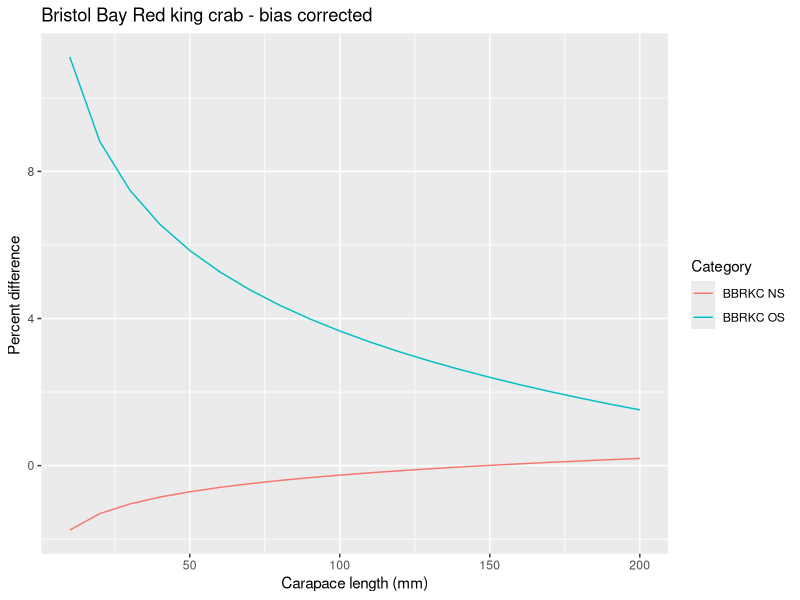
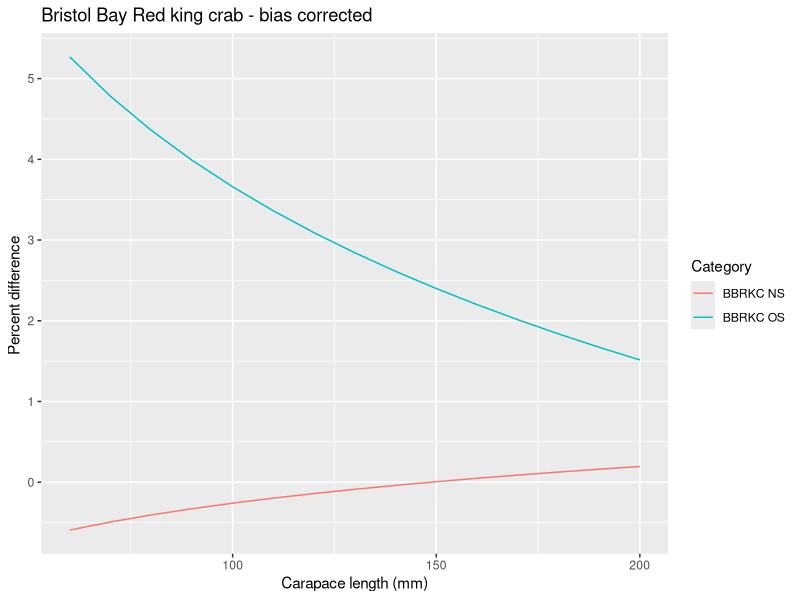
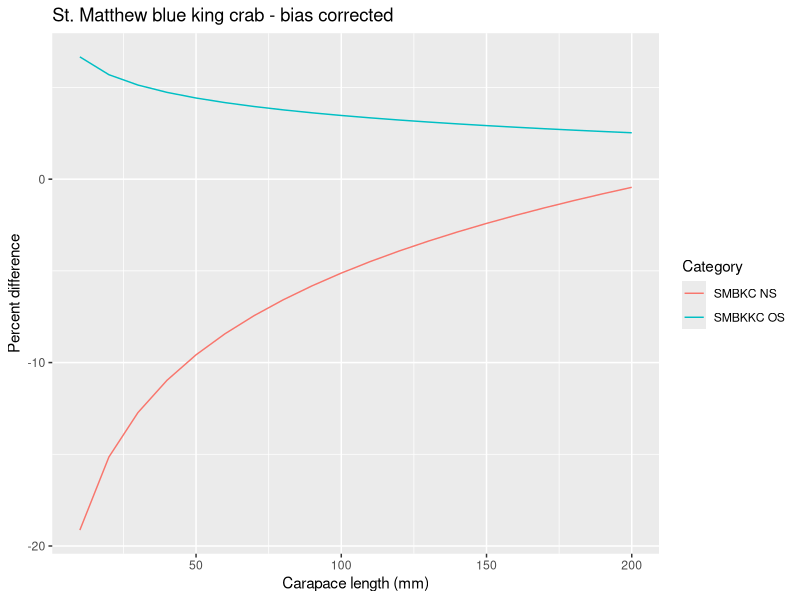
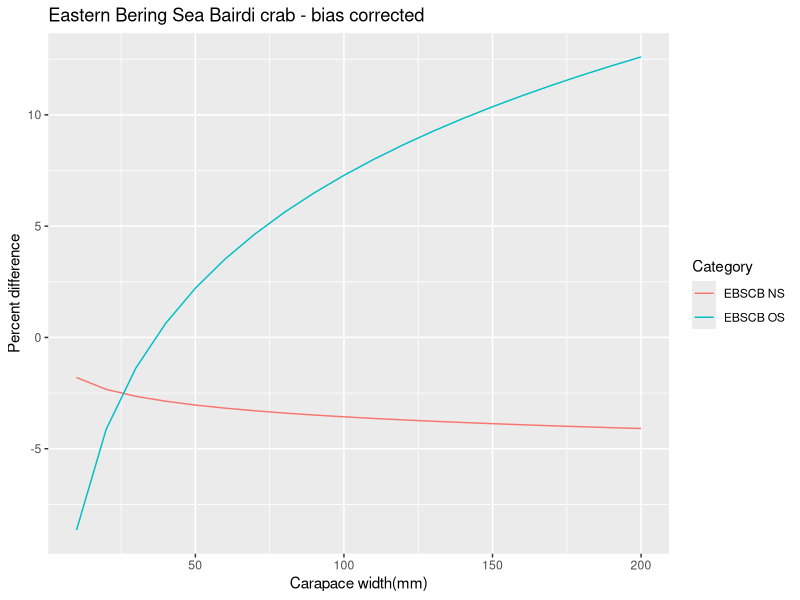
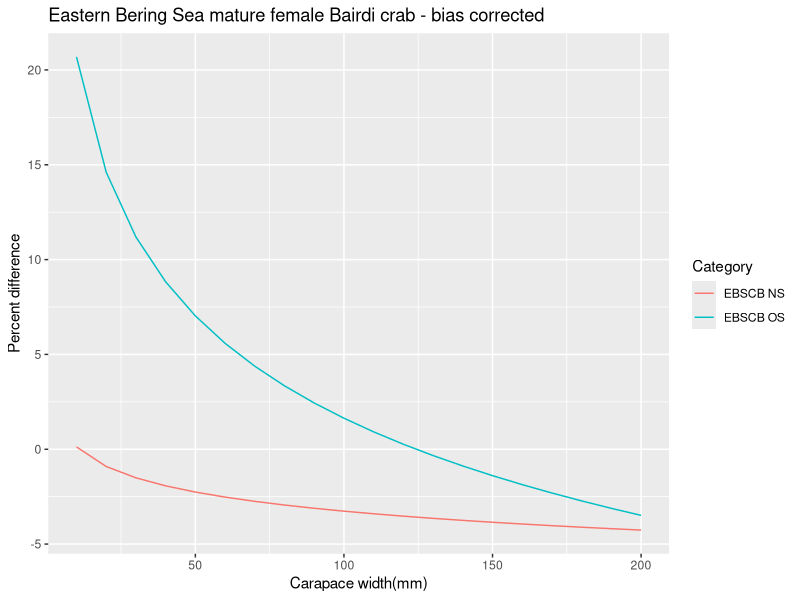
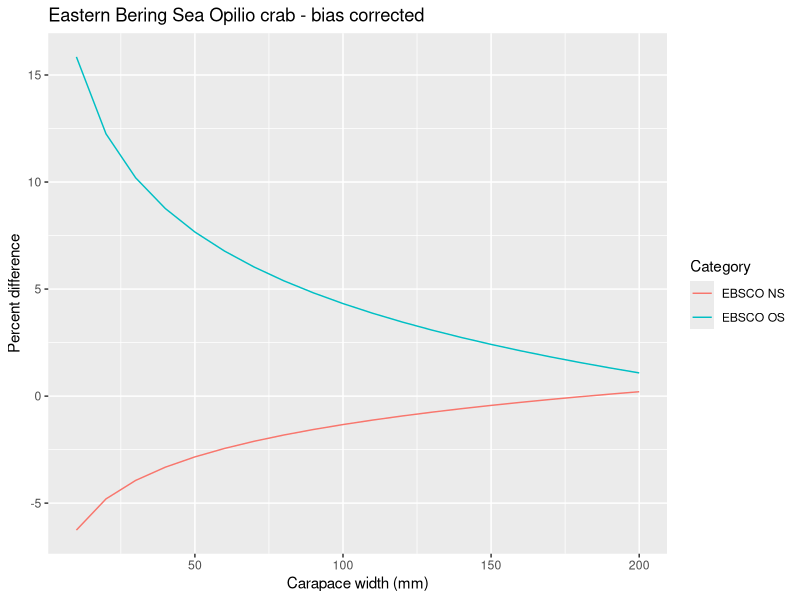
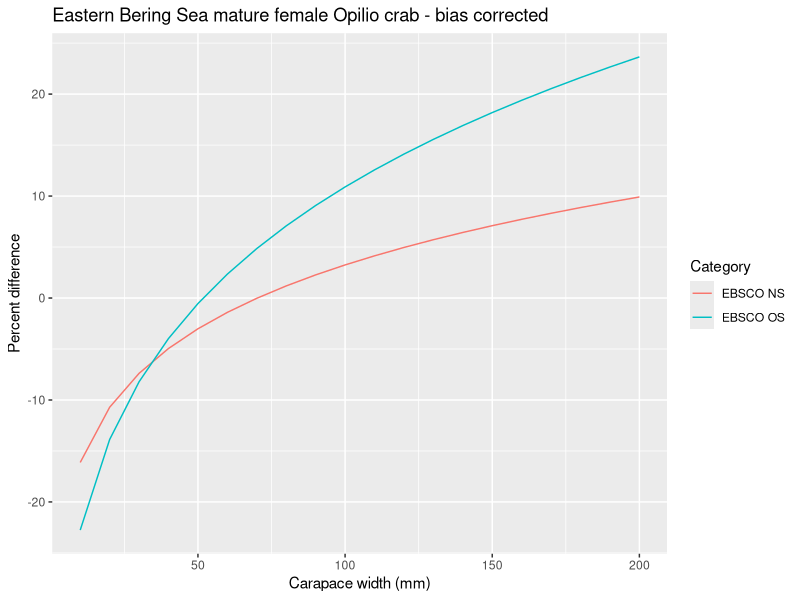
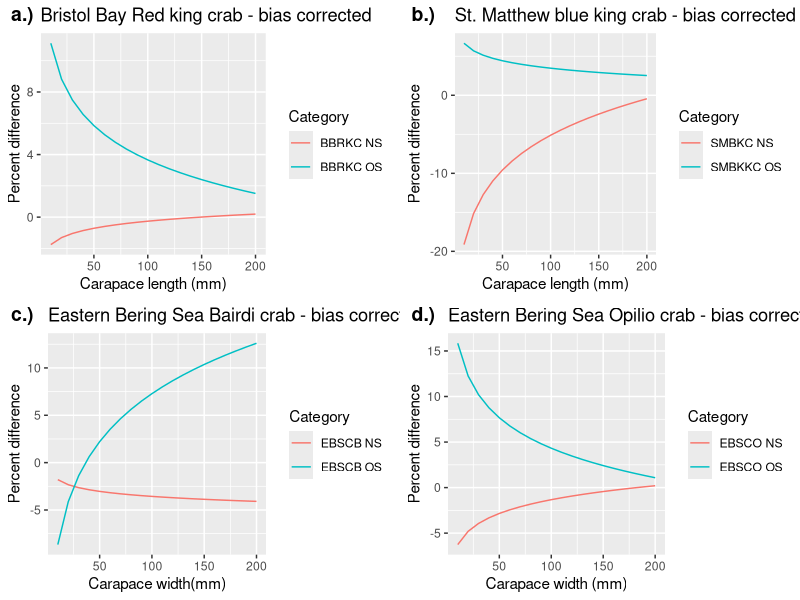

Generate these figures, in order, with R:
# Jon Richar 
# 6/16/2020
# Calculate length/weight regression models for BBRKC by shell condition
library(tidyverse)
library(stats)
library(nlme)
library(ggpubr)
library(ggplot2)

#setwd("C:/Users/Jon.Richar/Work/GitRepos/LengthWeight/EBSCrabLengthWeight/DATA/Biomass_DATA")
setwd("C:/Users/jon.richar/Work/GitRepos/EBSCrabLengthWeight/DATA/Biomass_DATA")
pct_dif<-read.csv("Calc_weight_differences.csv")

names(pct_dif)
######################### Create data objects ###################
size<-pct_dif$Size10mm

rkc_ns_dif<-pct_dif$BBRKC_NS_BC_pct_dif
mean(rkc_ns_dif)

rkc_os_dif<-pct_dif$BBRKC_OS_BC_BC_pct_dif
mean(rkc_os_dif)



cb_ns_dif<-pct_dif$EBSCB_NS_BC_pct_dif
mean(cb_ns_dif)

cb_ns_matfem_dif<-pct_dif$EBSCB_MATFEM_NS_BC_pct_dif
mean(cb_ns_matfem_dif)

cb_os_dif<-pct_dif$EBSCB_OS_BC_pct_dif
mean(cb_os_dif)

cb_os_matfem_dif<-pct_dif$EBSCB_MATFEM_OS_BC_pct_dif
mean(cb_os_matfem_dif)



co_ns_dif<-pct_dif$EBSCO_NS_BC_pct_dif
mean(co_ns_dif)

co_ns_matfem_dif<-pct_dif$EBSCO_MATFEM_NS_BIAS_CORRECTED
mean(co_ns_matfem_dif)

co_os_dif<-pct_dif$EBSCO_OS_BC_pct_dif
mean(co_os_dif)

co_os_matfem_dif<-pct_dif$EBSCO_MATFEM_OS_BIAS_CORRECTED
mean(co_os_matfem_dif)

#######################################################################
CB_size<-size[2:20]


#######################################################################
########################## Plot #######################################


######################## BBRKC ########################################
ggplot(pct_dif,aes(x=Size10mm))+
geom_line(aes(y=BBRKC_NS_BC_pct_dif,color = "BBRKC NS"))+
geom_line(aes(y=BBRKC_OS_BC_pct_dif,color="BBRKC OS"))+
labs(color = "Category",x = "Carapace length (mm)", y = "Percent difference ",title="Bristol Bay Red king crab - bias corrected")

rkc<-ggplot(pct_dif,aes(x=Size10mm))+
geom_line(aes(y=BBRKC_NS_BC_pct_dif,color = "BBRKC NS"))+
geom_line(aes(y=BBRKC_OS_BC_pct_dif,color="BBRKC OS"))+
labs(color = "Category",x = "Carapace length (mm)", y = "Percent difference",title="Bristol Bay Red king crab - bias corrected")
######################## Abbreviated ##################################
RKC_size<-size[6:20]
BBRKC_NS<-pct_dif$BBRKC_NS_BC_pct_dif[6:20]
BBRKC_OS<-pct_dif$BBRKC_OS_BC_pct_dif[6:20]

dat2<-as.data.frame(cbind(RKC_size,BBRKC_NS,BBRKC_OS))

rkc2<-ggplot(dat2, aes(x=RKC_size))+
  geom_line(aes(y=BBRKC_NS,color = "BBRKC NS"))+
  geom_line(aes(y=BBRKC_OS,color="BBRKC OS"))+
  labs(color = "Category",x = "Carapace length (mm)", y = "Percent difference ",title="Bristol Bay Red king crab - bias corrected")


ggplot(dat2,aes(x=RKC_size))+
  geom_line(aes(y=BBRKC_NS,color = "BBRKC NS"))+
  geom_line(aes(y=BBRKC_OS,color="BBRKC OS"))+
  labs(color = "Category",x = "Carapace length (mm)", y = "Percent difference ",title="Bristol Bay Red king crab - bias corrected")

######################## BKC ########################################################
ggplot(pct_dif,aes(x=Size10mm))+
  geom_line(aes(y=SMBKC_NS_BC_pct_dif,color = "SMBKC NS"))+
  geom_line(aes(y=SMBKC_OS_BC_pct_dif,color="SMBKKC OS"))+
  labs(color = "Category",x = "Carapace length (mm)", y = "Percent difference",title="St. Matthew blue king crab - bias corrected")


bkc<-ggplot(pct_dif,aes(x=Size10mm))+
  geom_line(aes(y=SMBKC_NS_BC_pct_dif,color = "SMBKC NS"))+
  geom_line(aes(y=SMBKC_OS_BC_pct_dif,color="SMBKKC OS"))+
  labs(color = "Category",x = "Carapace length (mm)", y = "Percent difference",title="St. Matthew blue king crab - bias corrected")

######################## Abbreviated ##################################
BKC_size<-size[5:20]
SMBKC_NS<-pct_dif$SMBKC_NS_BC_pct_dif[5:20]
SMBKC_OS<-pct_dif$SMBKC_OS_BC_pct_dif[5:20]

dat<-as.data.frame(cbind(BKC_size,SMBKC_NS,SMBKC_OS))

bkc2<-ggplot(dat, aes(x=BKC_size))+
  geom_line(aes(y=SMBKC_NS,color = "SMBKC NS"))+
  geom_line(aes(y=SMBKC_OS,color="SMBKC OS"))+
  labs(color = "Category",x = "Carapace length (mm)", y = "Percent difference ",title="St. Matthew blue king crab - bias corrected")

########################### BAIRDI ######################################################################
# Males
ggplot(pct_dif,aes(x=Size10mm))+
geom_line(aes(y=EBSCB_NS_BC_pct_dif,color = "EBSCB NS"))+
geom_line(aes(y=EBSCB_OS_BC_pct_dif,color="EBSCB OS"))+
labs(color = "Category",x = "Carapace width(mm)", y = "Percent difference",title="Eastern Bering Sea Bairdi crab - bias corrected")

cb<-ggplot(pct_dif,aes(x=Size10mm))+
geom_line(aes(y=EBSCB_NS_BC_pct_dif,color = "EBSCB NS"))+
geom_line(aes(y=EBSCB_OS_BC_pct_dif,color="EBSCB OS"))+
labs(color = "Category",x = "Carapace width(mm)", y = "Percent difference",title="Eastern Bering Sea Bairdi crab - bias corrected")

######################## Abbreviated ##################################
EBSCB_size<-size[2:20]
EBSCB_NS<-pct_dif$EBSCB_NS_BC_pct_dif[2:20]
EBSCB_OS<-pct_dif$EBSCB_OS_BC_pct_dif[2:20]

dat<-as.data.frame(cbind(EBSCB_size,EBSCB_NS,EBSCB_OS))

cb2<-ggplot(dat, aes(x=EBSCB_size))+
  geom_line(aes(y=EBSCB_NS,color = "EBS TC NS"))+
  geom_line(aes(y=EBSCB_OS,color="EBS TC OS"))+
  labs(color = "Category",x = "Carapace length (mm)", y = "Percent difference ",title="Eastern Bering Sea Tanner crab - bias corrected")

####################################################################
# Females
ggplot(pct_dif,aes(x=Size10mm))+
  geom_line(aes(y=EBSCB_NS_MATFEM_BC_pct_dif,color = "EBSCB NS"))+
  geom_line(aes(y=EBSCB_OS_MATFEM_BC_pct_dif,color="EBSCB OS"))+
  labs(color = "Category",x = "Carapace width(mm)", y = "Percent difference",title="Eastern Bering Sea mature female Bairdi crab - bias corrected")

cbfem<-ggplot(pct_dif,aes(x=Size10mm))+
  geom_line(aes(y=EBSCB_NS_MATFEM_BC_pct_dif,color = "EBSCB NS"))+
  geom_line(aes(y=EBSCB_OS_MATFEM_BC_pct_dif,color="EBSCB OS"))+
  labs(color = "Category",x = "Carapace width(mm)", y = "Percent difference",title="Eastern Bering Sea mature female Bairdi crab - bias corrected")

######################## Abbreviated ##################################
EBSCB_size<-size[2:14]
EBSCB_NS<-pct_dif$EBSCB_NS_MATFEM_BC_pct_dif[2:14]
EBSCB_OS<-pct_dif$EBSCB_OS_MATFEM_BC_pct_dif[2:14]

dat<-as.data.frame(cbind(EBSCB_size,EBSCB_NS,EBSCB_OS))

cbfem2<-ggplot(dat, aes(x=EBSCB_size))+
  geom_line(aes(y=EBSCB_NS,color = "EBS TC NS"))+
  geom_line(aes(y=EBSCB_OS,color="EBS TC OS"))+
  labs(color = "Category",x = "Carapace length (mm)", y = "Percent difference ",title="Eastern Bering Sea mature female Tanner crab - bias corrected")

# ############################### OPILIO
#Males
ggplot(pct_dif,aes(x=Size10mm))+
geom_line(aes(y=EBSCO_NS_BC_pct_dif,color = "EBSCO NS"))+
geom_line(aes(y=EBSCO_OS_BC_pct_dif,color="EBSCO OS"))+
labs(color = "Category",x = "Carapace width (mm)", y = "Percent difference",title="Eastern Bering Sea Opilio crab - bias corrected")

co<-ggplot(pct_dif,aes(x=Size10mm))+
geom_line(aes(y=EBSCO_NS_BC_pct_dif,color = "EBSCO NS"))+
geom_line(aes(y=EBSCO_OS_BC_pct_dif,color="EBSCO OS"))+
labs(color = "Category",x = "Carapace width (mm)", y = "Percent difference",title="Eastern Bering Sea Opilio crab - bias corrected")

######################## Abbreviated ##################################
EBSCO_size<-size[2:19]
EBSCO_NS<-pct_dif$EBSCO_NS_BC_pct_dif[2:19]
EBSCO_OS<-pct_dif$EBSCO_OS_BC_pct_dif[2:19]

dat<-as.data.frame(cbind(EBSCO_size,EBSCO_NS,EBSCO_OS))

co2<-ggplot(dat, aes(x=EBSCO_size))+
  geom_line(aes(y=EBSCO_NS,color = "EBS SNC NS"))+
  geom_line(aes(y=EBSCO_OS,color="EBS SNC OS"))+
  labs(color = "Category",x = "Carapace length (mm)", y = "Percent difference ",title="Eastern Bering Sea snow crab - bias corrected")


#Females
ggplot(pct_dif,aes(x=Size10mm))+
  geom_line(aes(y=EBSCO_MATFEM_NS_BC_pct_dif,color = "EBSCO NS"))+
  geom_line(aes(y=EBSCO_MATFEM_OS_BC_pct_dif,color="EBSCO OS"))+
  labs(color = "Category",x = "Carapace width (mm)", y = "Percent difference",title="Eastern Bering Sea mature female Opilio crab - bias corrected")

cofem<-ggplot(pct_dif,aes(x=Size10mm))+
  geom_line(aes(y=EBSCO_MATFEM_NS_BC_pct_dif,color = "EBS SNC NS"))+
  geom_line(aes(y=EBSCO_MATFEM_NS_BC_pct_dif,color="EBS SNC OS"))+
  labs(color = "Category",x = "Carapace width (mm)", y = "Percent difference",title="Eastern Bering Sea mature female Opilio crab - bias corrected")


######################## Abbreviated ##################################
EBSCO_size<-size[2:11]
EBSCO_NS<-pct_dif$EBSCO_MATFEM_NS_BC_pct_dif[2:11]
EBSCO_OS<-pct_dif$EBSCO_MATFEM_OS_BC_pct_dif[2:11]

dat<-as.data.frame(cbind(EBSCO_size,EBSCO_NS,EBSCO_OS))

cofem2<-ggplot(dat, aes(x=EBSCO_size))+
  geom_line(aes(y=EBSCO_NS,color = "EBS SNC NS"))+
  geom_line(aes(y=EBSCO_OS,color="EBS SNC OS"))+
  labs(color = "Category",x = "Carapace length (mm)", y = "Percent difference ",title="Eastern Bering Sea mature female snow crab - bias corrected")


############## 3 panel ###########################################################
dev.new()

ggarrange(rkc, bkc, cb,co,
labels = c("a.)", "b.)", "c.)", "d.)"),
ncol = 2, nrow = 2)

dev.new()

ggarrange(cbfem,cofem,
labels = c("a.)", "b.)"),
ncol = 1, nrow = 2)

################### Abbreviated series 
dev.new()

ggarrange(rkc2, bkc2, cb2,co2,
          labels = c("a.)", "b.)", "c.)", "d.)"),
          ncol = 2, nrow = 2)

dev.new()

ggarrange(cbfem2,cofem2,
          labels = c("a.)", "b.)"),
          ncol = 1, nrow = 2)
